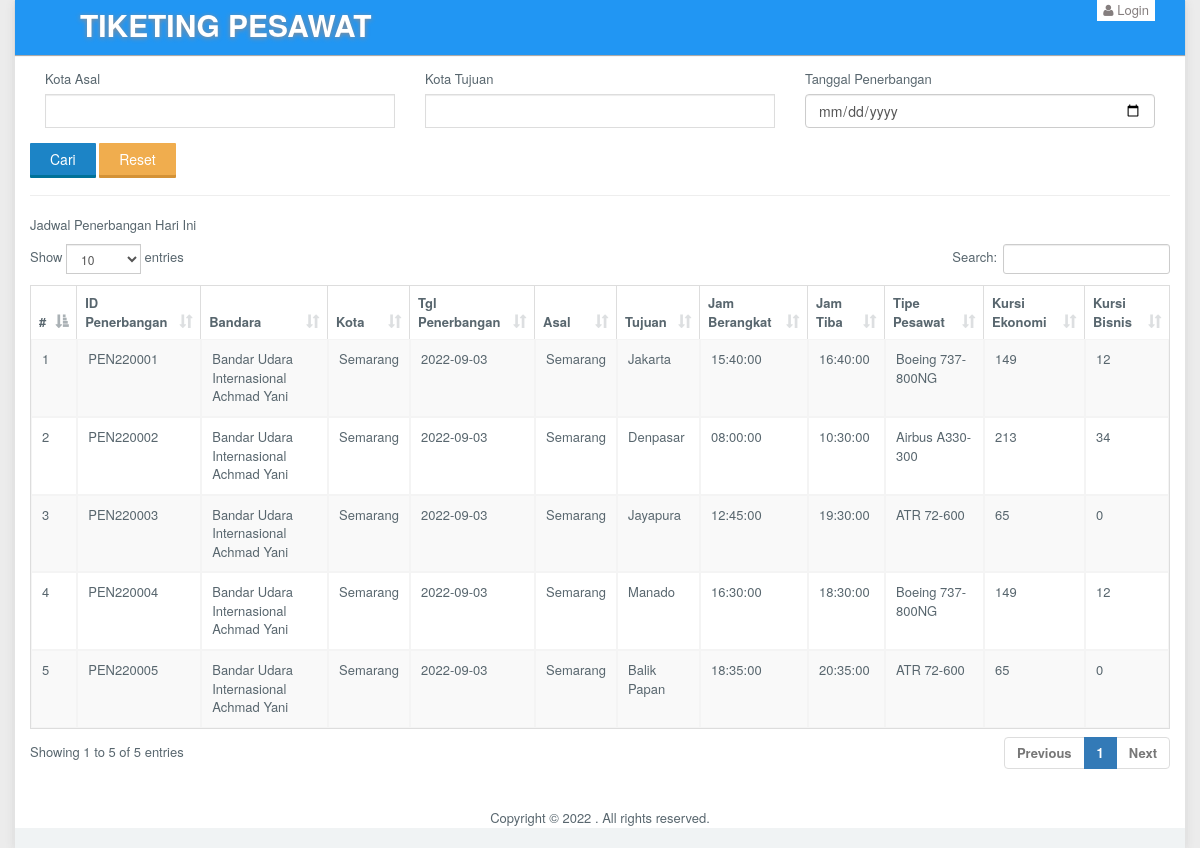
The page / on the database its author committed.
### tables this page shows
CREATE TABLE `tb_penerbangan` (
  `id_penerbangan` varchar(11) NOT NULL,
  `id_bandara` varchar(11) NOT NULL,
  `id_pesawat` varchar(11) NOT NULL,
  `tgl_penerbangan` date NOT NULL,
  `asal` varchar(255) NOT NULL,
  `tujuan` varchar(255) NOT NULL,
  `jam_berangkat` time NOT NULL,
  `jam_tiba` time NOT NULL,
  `bandara_tujuan` varchar(255) NOT NULL
);

CREATE TABLE `tb_bandara` (
  `id_bandara` varchar(11) NOT NULL,
  `kode` varchar(11) NOT NULL,
  `nama` varchar(255) NOT NULL,
  `kota` varchar(255) NOT NULL
);

CREATE TABLE `tb_pesawat` (
  `id_pesawat` varchar(11) NOT NULL,
  `tipe_pesawat` varchar(255) NOT NULL,
  `jml_kursi_ekonomi` varchar(255) NOT NULL,
  `jml_kursi_bisnis` varchar(255) NOT NULL
);

### application/controllers/Jadwal.php (called while the page is built, shortened)
<?php
	class Jadwal extends CI_Controller
	{
		function __construct()
		{
			$this->load->model("ModelJadwal");
		}
		public function index()
		{
			$now = date('Y-m-d');
			$tgl_penerbangan = $this->input->post('tgl');
			$asal = $this->input->post('kotaAsal');
			$tujuan = $this->input->post('kotaTujuan');
			if (empty($asal)) {
				$data['val'] = $this->ModelJadwal->sql("WHERE tb_penerbangan.tgl_penerbangan = '$now'")->result();
				$this->load->view('jadwal/index',$data);
			}else{
				$data['val'] = $this->ModelJadwal->sql("WHERE tb_penerbangan.asal = '$asal' AND tb_penerbangan.tujuan LIKE '%$tujuan%' AND tb_penerbangan.tgl_penerbangan = '$tgl_penerbangan'")->result();
				$this->load->view('jadwal/index',$data);
			}
		}
	}
 ?>

### index.php (called while the page is built, shortened)
<?php
require_once BASEPATH.'core/CodeIgniter.php';

### application/models/ModelJadwal.php (called while the page is built, shortened)
<?php
	class ModelJadwal extends CI_Model
	{
		public function sql($prop)
		{
			$sql = "SELECT tb_penerbangan.id_penerbangan,tgl_penerbangan,asal,tujuan,jam_berangkat,jam_tiba,kota,(tb_bandara.nama) as bandara,tipe_pesawat,jml_kursi_ekonomi,jml_kursi_bisnis
				FROM tb_penerbangan
				INNER JOIN tb_bandara ON tb_penerbangan.id_bandara=tb_bandara.id_bandara
				INNER JOIN tb_pesawat on tb_penerbangan.id_pesawat=tb_pesawat.id_pesawat $prop";
			$data = $this->db->query($sql);
			return $data;
		}
	}
 ?>

### application/views/jadwal/index.php (the view, shortened to what this page needs)
<!DOCTYPE html>
<html lang="en">
<head>
	<link rel="stylesheet" type="text/css" href="<?= base_url(); ?>assets/css/bootstrap.min.css">
	<link rel="stylesheet" type="text/css" href="<?= base_url(); ?>assets/css/plugins/font-awesome.min.css" />
	<link rel="stylesheet" type="text/css" href="<?= base_url(); ?>assets/css/plugins/simple-line-icons.css" />
	<link rel="stylesheet" type="text/css" href="<?= base_url(); ?>assets/css/plugins/animate.min.css" />
	<link rel="stylesheet" type="text/css" href="<?= base_url(); ?>assets/css/plugins/fullcalendar.min.css" />
	<link rel="stylesheet" type="text/css" href="<?= base_url(); ?>assets/css/plugins/datatables.bootstrap.min.css" />
	<link href="<?= base_url(); ?>assets/css/style.css" rel="stylesheet">
</head>
<body id="mimin" class="dashboard boxed container padding-0">
	<nav class="navbar container navbar-default header navbar-fixed-top">
		<div class="col-md-12 nav-wrapper">
			<div class="navbar-header" style="width:100%;">
				<a href="" class="navbar-brand">
					<b>TIKETING PESAWAT</b>
				</a>
				<button class="bnt btn-default pull-right" id="login"><i class="fa fa-user"></i> Login</button>
			</div>
		</div>
	</nav>
	<div class="container-fluid mimin-wrapper bg-light-grey">
		<div style="width: 100%;margin-top: 55px;">
			<div class="panel" style="width: 100%;">
				<div class="panel-body" style="width: 100%;">
					<?= form_open_multipart('jadwal/index'); ?>
					<div class="col-md-4">
						<div class="form-group">
							<label>Kota Asal</label>
							<input type="text" name="kotaAsal" class="form-control" id="asal" value="<?= $this->input->post('kotaAsal') ?>">
						</div>
					</div>
					<div class="col-md-4">
						<div class="form-group">
							<label>Kota Tujuan</label>
							<input type="text" name="kotaTujuan" class="form-control" id="tujuan" value="<?= $this->input->post('kotaTujuan') ?>">
						</div>
					</div>
					<div class="col-md-4">
						<div class="form-group">
							<label>Tanggal Penerbangan</label>
							<input type="date" name="tgl" class="form-control" id="tgl" value="<?= $this->input->post('tgl') ?>">
						</div>
					</div>
					<div class="form-group">
						<input type="submit" name="" value="Cari" class="btn btn-raised btn-primary">
						<button class="btn btn-raised btn-warning" onclick="kosong()">Reset</button>
					</div>
					<?= form_close(); ?>
					<hr>
					<p>Jadwal Penerbangan Hari Ini</p>
					<div class="table-responsive">
						<table id="datatables-example" class="table table-striped table-bordered" width="100%" cellspacing="0">
							<thead>
								<tr>
									<th>#</th>
									<th>ID Penerbangan</th>
									<th>Bandara</th>
									<th>Kota</th>
									<th>Tgl Penerbangan</th>
									<th>Asal</th>
									<th>Tujuan</th>
									<th>Jam Berangkat</th>
									<th>Jam Tiba</th>
									<th>Tipe Pesawat</th>
									<th>Kursi Ekonomi</th>
									<th>Kursi Bisnis</th>
								</tr>
							</thead>
							<tbody>
								<?php
								$no = 1;
								foreach ($val as $data) {
								?>
									<tr>
										<td><?= $no++; ?></td>
										<td><?= $data->id_penerbangan; ?></td>
										<td><?= $data->bandara; ?></td>
										<td><?= $data->kota; ?></td>
										<td><?= $data->tgl_penerbangan; ?></td>
										<td><?= $data->asal; ?></td>
										<td><?= $data->tujuan; ?></td>
										<td><?= $data->jam_berangkat; ?></td>
										<td><?= $data->jam_tiba; ?></td>
										<td><?= $data->tipe_pesawat; ?></td>
										<td><?= $data->jml_kursi_ekonomi; ?></td>
										<td><?= $data->jml_kursi_bisnis; ?></td>
									</tr>
								<?php } ?>
							</tbody>
						</table>
					</div>
				</div>
				<br>
				<center>
					Copyright &#169; <script type='text/javascript'>var creditsyear = new Date();document.write(creditsyear.getFullYear());</script> <a><data:blog.title/></a>. All rights reserved.
				</center>
			</div>
		</div>
	</div>
</body>
</html>

### rows shown on the page
tb_penerbangan: id_penerbangan "PEN220001", id_bandara.nama "Bandar Udara Internasional Achmad Yani", id_bandara.kota "Semarang", tgl_penerbangan "2022-09-03", asal "Semarang", tujuan "Jakarta", jam_berangkat "15:40:00", jam_tiba "16:40:00", id_pesawat.tipe_pesawat "Boeing 737-800NG", id_pesawat.jml_kursi_ekonomi "149", id_pesawat.jml_kursi_bisnis "12"
tb_penerbangan: id_penerbangan "PEN220002", id_bandara.nama "Bandar Udara Internasional Achmad Yani", id_bandara.kota "Semarang", tgl_penerbangan "2022-09-03", asal "Semarang", tujuan "Denpasar", jam_berangkat "08:00:00", jam_tiba "10:30:00", id_pesawat.tipe_pesawat "Airbus A330-300", id_pesawat.jml_kursi_ekonomi "213", id_pesawat.jml_kursi_bisnis "34"
tb_penerbangan: id_penerbangan "PEN220003", id_bandara.nama "Bandar Udara Internasional Achmad Yani", id_bandara.kota "Semarang", tgl_penerbangan "2022-09-03", asal "Semarang", tujuan "Jayapura", jam_berangkat "12:45:00", jam_tiba "19:30:00", id_pesawat.tipe_pesawat "ATR 72-600", id_pesawat.jml_kursi_ekonomi "65", id_pesawat.jml_kursi_bisnis "0"
tb_penerbangan: id_penerbangan "PEN220004", id_bandara.nama "Bandar Udara Internasional Achmad Yani", id_bandara.kota "Semarang", tgl_penerbangan "2022-09-03", asal "Semarang", tujuan "Manado", jam_berangkat "16:30:00", jam_tiba "18:30:00", id_pesawat.tipe_pesawat "Boeing 737-800NG", id_pesawat.jml_kursi_ekonomi "149", id_pesawat.jml_kursi_bisnis "12"
tb_penerbangan: id_penerbangan "PEN220005", id_bandara.nama "Bandar Udara Internasional Achmad Yani", id_bandara.kota "Semarang", tgl_penerbangan "2022-09-03", asal "Semarang", tujuan "Balik Papan", jam_berangkat "18:35:00", jam_tiba "20:35:00", id_pesawat.tipe_pesawat "ATR 72-600", id_pesawat.jml_kursi_ekonomi "65", id_pesawat.jml_kursi_bisnis "0"
